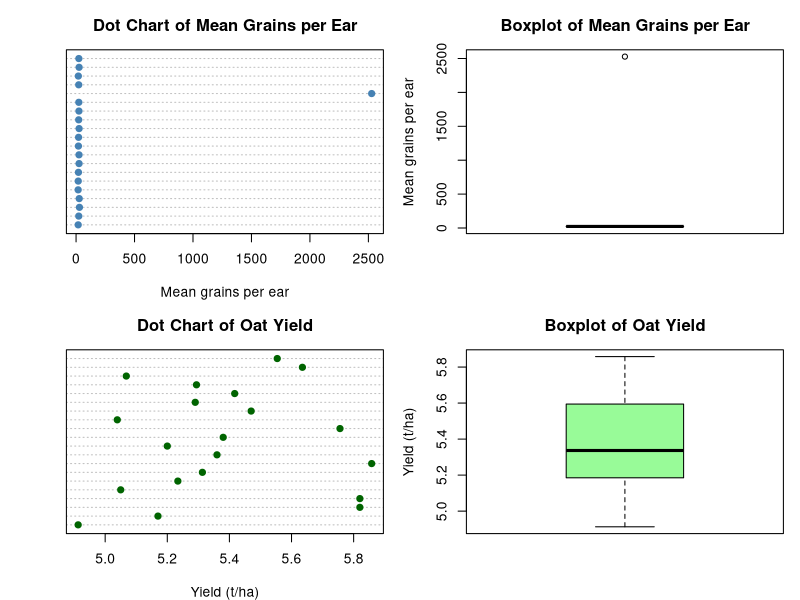
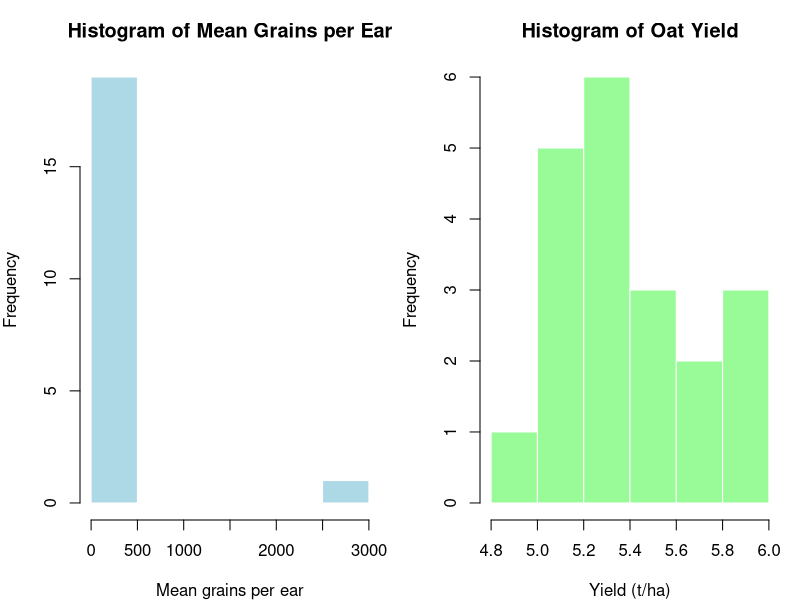
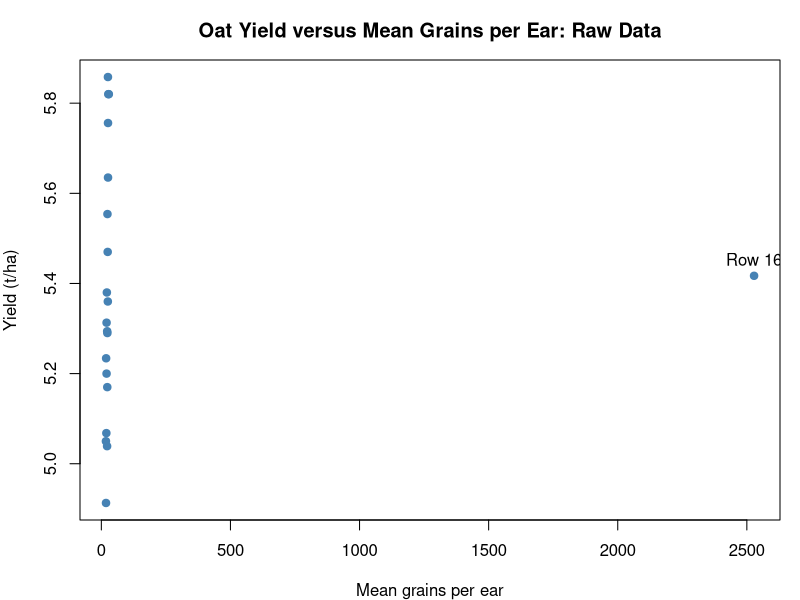
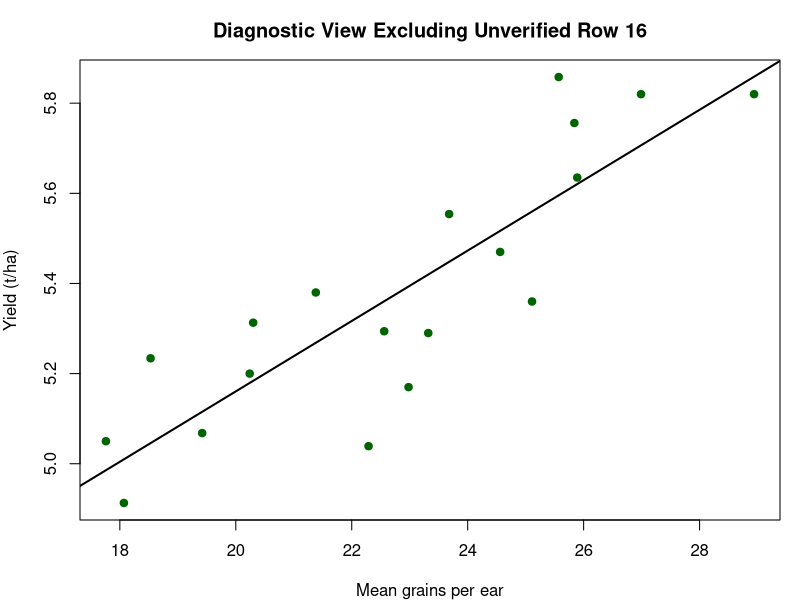
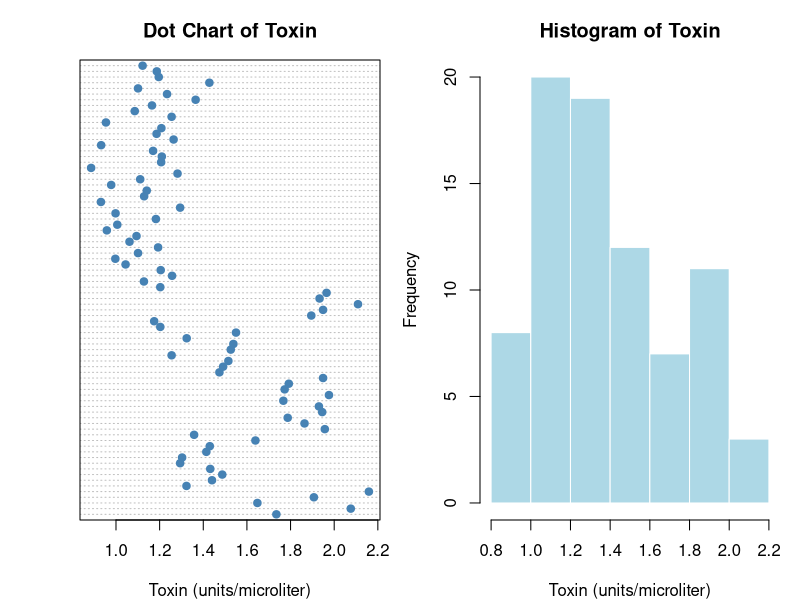
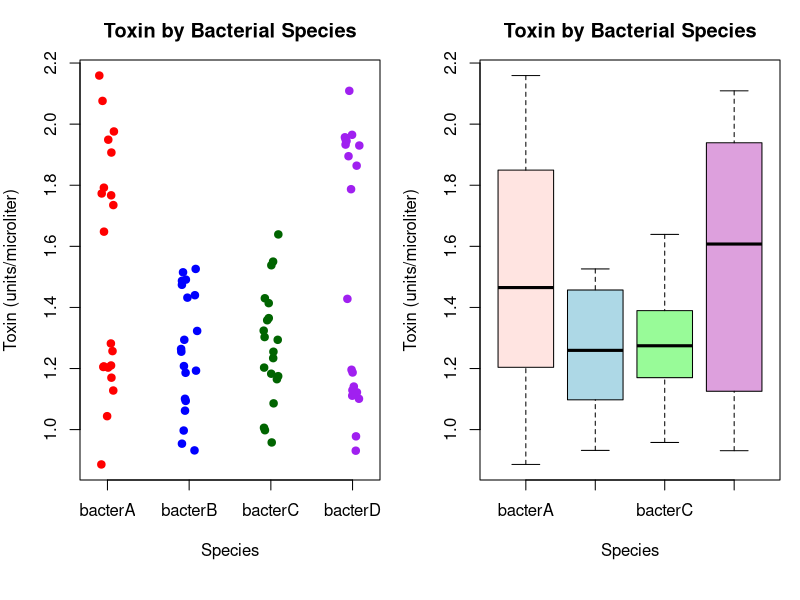
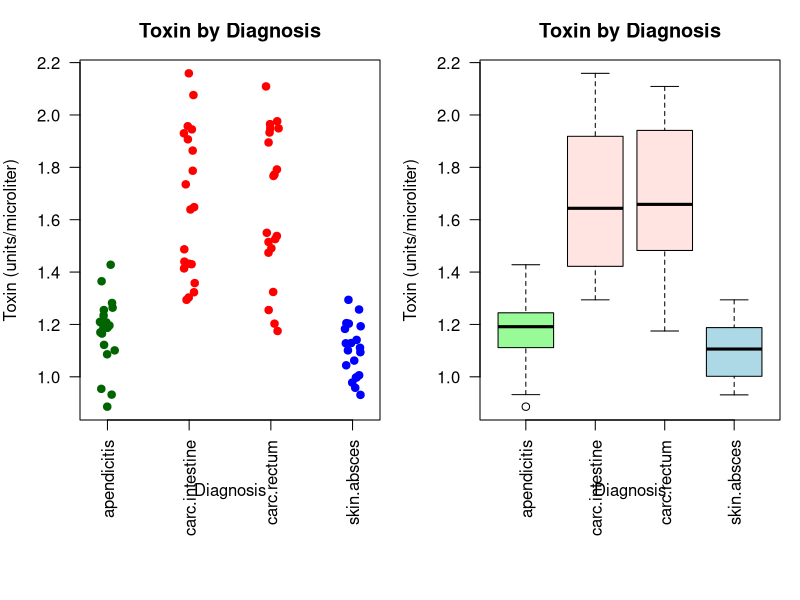
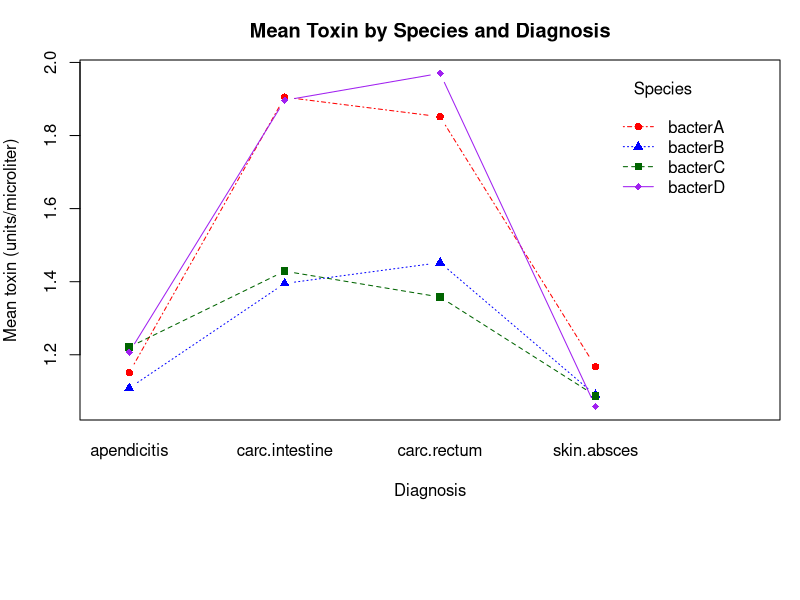

R code for these plots, in order:
## ---- chunk 1
knitr::opts_chunk$set(
  echo = TRUE,
  message = FALSE,
  warning = FALSE,
  fig.width = 7,
  fig.height = 5,
  dpi = 300
)
## ---- chunk 2
oat <- read.csv("oat.csv", header = TRUE)

names(oat)
str(oat)
head(oat)
summary(oat)
sum(is.na(oat))
## ---- chunk 3
which(oat$grain > 100)
oat[oat$grain > 100, ]
## ---- chunk 4
oat_summary <- data.frame(
  Variable = c("grain", "yield"),
  N = c(length(oat$grain), length(oat$yield)),
  Mean = c(mean(oat$grain), mean(oat$yield)),
  SD = c(sd(oat$grain), sd(oat$yield)),
  Minimum = c(min(oat$grain), min(oat$yield)),
  Median = c(median(oat$grain), median(oat$yield)),
  Maximum = c(max(oat$grain), max(oat$yield))
)

knitr::kable(
  oat_summary,
  digits = 3,
  caption = "Numerical summaries for the raw oat data"
)
## ---- chunk 5
par(mfrow = c(2, 2), mar = c(4, 4, 3, 1))

dotchart(
  oat$grain,
  main = "Dot Chart of Mean Grains per Ear",
  xlab = "Mean grains per ear",
  pch = 19,
  color = "steelblue"
)

boxplot(
  oat$grain,
  main = "Boxplot of Mean Grains per Ear",
  ylab = "Mean grains per ear",
  col = "lightblue"
)

dotchart(
  oat$yield,
  main = "Dot Chart of Oat Yield",
  xlab = "Yield (t/ha)",
  pch = 19,
  color = "darkgreen"
)

boxplot(
  oat$yield,
  main = "Boxplot of Oat Yield",
  ylab = "Yield (t/ha)",
  col = "palegreen"
)

par(mfrow = c(1, 1))
## ---- chunk 6
par(mfrow = c(1, 2), mar = c(4, 4, 3, 1))

hist(
  oat$grain,
  main = "Histogram of Mean Grains per Ear",
  xlab = "Mean grains per ear",
  col = "lightblue",
  border = "white"
)

hist(
  oat$yield,
  main = "Histogram of Oat Yield",
  xlab = "Yield (t/ha)",
  col = "palegreen",
  border = "white"
)

par(mfrow = c(1, 1))
## ---- chunk 7
plot(
  oat$grain,
  oat$yield,
  main = "Oat Yield versus Mean Grains per Ear: Raw Data",
  xlab = "Mean grains per ear",
  ylab = "Yield (t/ha)",
  pch = 19,
  col = "steelblue"
)

text(
  oat$grain[16],
  oat$yield[16],
  labels = "Row 16",
  pos = 3
)
## ---- chunk 8
cor(oat$grain, oat$yield)
## ---- chunk 9
oat_diagnostic <- oat[oat$grain < 100, ]

plot(
  oat_diagnostic$grain,
  oat_diagnostic$yield,
  main = "Diagnostic View Excluding Unverified Row 16",
  xlab = "Mean grains per ear",
  ylab = "Yield (t/ha)",
  pch = 19,
  col = "darkgreen"
)

abline(
  lm(yield ~ grain, data = oat_diagnostic),
  col = "black",
  lwd = 2
)

cor(oat_diagnostic$grain, oat_diagnostic$yield)
## ---- chunk 10
bacteria <- read.csv("bacteria.csv", header = TRUE)

bacteria$species <- as.factor(bacteria$species)
bacteria$diagnosis <- as.factor(bacteria$diagnosis)

names(bacteria)
str(bacteria)
head(bacteria)
summary(bacteria)
sum(is.na(bacteria))
## ---- chunk 11
species_table <- table(bacteria$species)
diagnosis_table <- table(bacteria$diagnosis)
combined_table <- table(bacteria$species, bacteria$diagnosis)

knitr::kable(
  as.data.frame(species_table),
  col.names = c("Species", "Count"),
  caption = "Observations by bacterial species"
)

knitr::kable(
  as.data.frame(diagnosis_table),
  col.names = c("Diagnosis", "Count"),
  caption = "Observations by diagnosis"
)

knitr::kable(
  as.data.frame(combined_table),
  col.names = c("Species", "Diagnosis", "Count"),
  caption = "Observations in each species-by-diagnosis group"
)
## ---- chunk 12
group_summary <- function(values, groups) {
  pieces <- split(values, groups)

  data.frame(
    Group = names(pieces),
    N = sapply(pieces, length),
    Mean = sapply(pieces, mean),
    SD = sapply(pieces, sd),
    Minimum = sapply(pieces, min),
    Median = sapply(pieces, median),
    Maximum = sapply(pieces, max),
    row.names = NULL
  )
}

species_summary <- group_summary(
  bacteria$toxin,
  bacteria$species
)

diagnosis_summary <- group_summary(
  bacteria$toxin,
  bacteria$diagnosis
)

knitr::kable(
  species_summary,
  digits = 3,
  caption = "Toxin summaries by bacterial species"
)

knitr::kable(
  diagnosis_summary,
  digits = 3,
  caption = "Toxin summaries by diagnosis"
)
## ---- chunk 13
par(mfrow = c(1, 2), mar = c(4, 4, 3, 1))

dotchart(
  bacteria$toxin,
  main = "Dot Chart of Toxin",
  xlab = "Toxin (units/microliter)",
  pch = 19,
  color = "steelblue"
)

hist(
  bacteria$toxin,
  main = "Histogram of Toxin",
  xlab = "Toxin (units/microliter)",
  col = "lightblue",
  border = "white"
)

par(mfrow = c(1, 1))
## ---- chunk 14
par(mfrow = c(1, 2), mar = c(6, 4, 3, 1))

stripchart(
  toxin ~ species,
  data = bacteria,
  vertical = TRUE,
  method = "jitter",
  pch = 19,
  col = c("red", "blue", "darkgreen", "purple"),
  main = "Toxin by Bacterial Species",
  xlab = "Species",
  ylab = "Toxin (units/microliter)"
)

boxplot(
  toxin ~ species,
  data = bacteria,
  col = c("mistyrose", "lightblue", "palegreen", "plum"),
  main = "Toxin by Bacterial Species",
  xlab = "Species",
  ylab = "Toxin (units/microliter)"
)

par(mfrow = c(1, 1))
## ---- chunk 15
par(mfrow = c(1, 2), mar = c(9, 4, 3, 1))

stripchart(
  toxin ~ diagnosis,
  data = bacteria,
  vertical = TRUE,
  method = "jitter",
  pch = 19,
  col = c("darkgreen", "red", "red", "blue"),
  las = 2,
  main = "Toxin by Diagnosis",
  xlab = "Diagnosis",
  ylab = "Toxin (units/microliter)"
)

boxplot(
  toxin ~ diagnosis,
  data = bacteria,
  col = c("palegreen", "mistyrose", "mistyrose", "lightblue"),
  las = 2,
  main = "Toxin by Diagnosis",
  xlab = "Diagnosis",
  ylab = "Toxin (units/microliter)"
)

par(mfrow = c(1, 1))
## ---- chunk 16
interaction.plot(
  x.factor = bacteria$diagnosis,
  trace.factor = bacteria$species,
  response = bacteria$toxin,
  fun = mean,
  type = "b",
  pch = c(16, 17, 15, 18),
  col = c("red", "blue", "darkgreen", "purple"),
  fixed = TRUE,
  xlab = "Diagnosis",
  ylab = "Mean toxin (units/microliter)",
  trace.label = "Species",
  main = "Mean Toxin by Species and Diagnosis"
)
